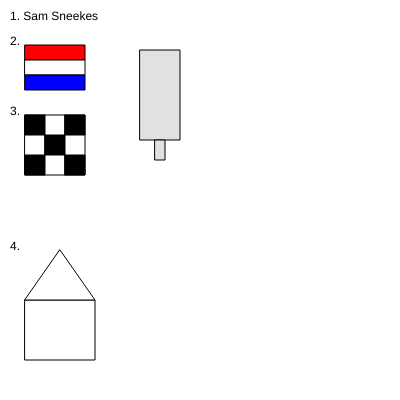
Frame 1 (no input)
Frame 60 (no input): identical to frame 1, image omitted
Frame 120 (the mouse pressed at the canvas centre since frame 60): identical to frame 1, image omitted

The p5.js sketch that drew this single still picture (run headless with seeded random() and noise() and a simulated clock; from frame 60 on, the mouse is pressed at the canvas centre):

// p5.js sketch
// ── sketch.js
function setup() {
  createCanvas(400, 400);
}

function draw() {
  valW = "rgb(255, 255, 255)"
  background(valW);
  
  /*Dutch flag*/
    fill(255, 0, 0);
      rect(25, 45, 60, 15);
  
    fill(valW);
      rect(25, 60, 60, 15);
  
    fill(0, 0, 255);
      rect(25, 75, 60, 15);

  /*Checkerboard*/
    fill(valW);
      rect(25, 115, 60, 60);
    fill(0);
      rect(25, 115, 20, 20);
      rect(65, 115, 20, 20);
      rect(45, 135, 20, 20);
      rect(25, 155, 20, 20);
      rect(65, 155, 20, 20);

  /*House*/
    fill(valW);
      rect(25, 300, 70, 60);
      triangle(25, 300, 95, 300, 60, 250);
  

  /*Traffic light*/
    fill(225);
      rect(140, 50, 40, 90);
      rect(155, 140, 10, 20);

  /*Teksts*/
  fill(0);
  text("1. Sam Sneekes", 10, 20);
  text("2.", 10, 45);
  text("3.", 10, 115);
  text("4.", 10, 250);




}
